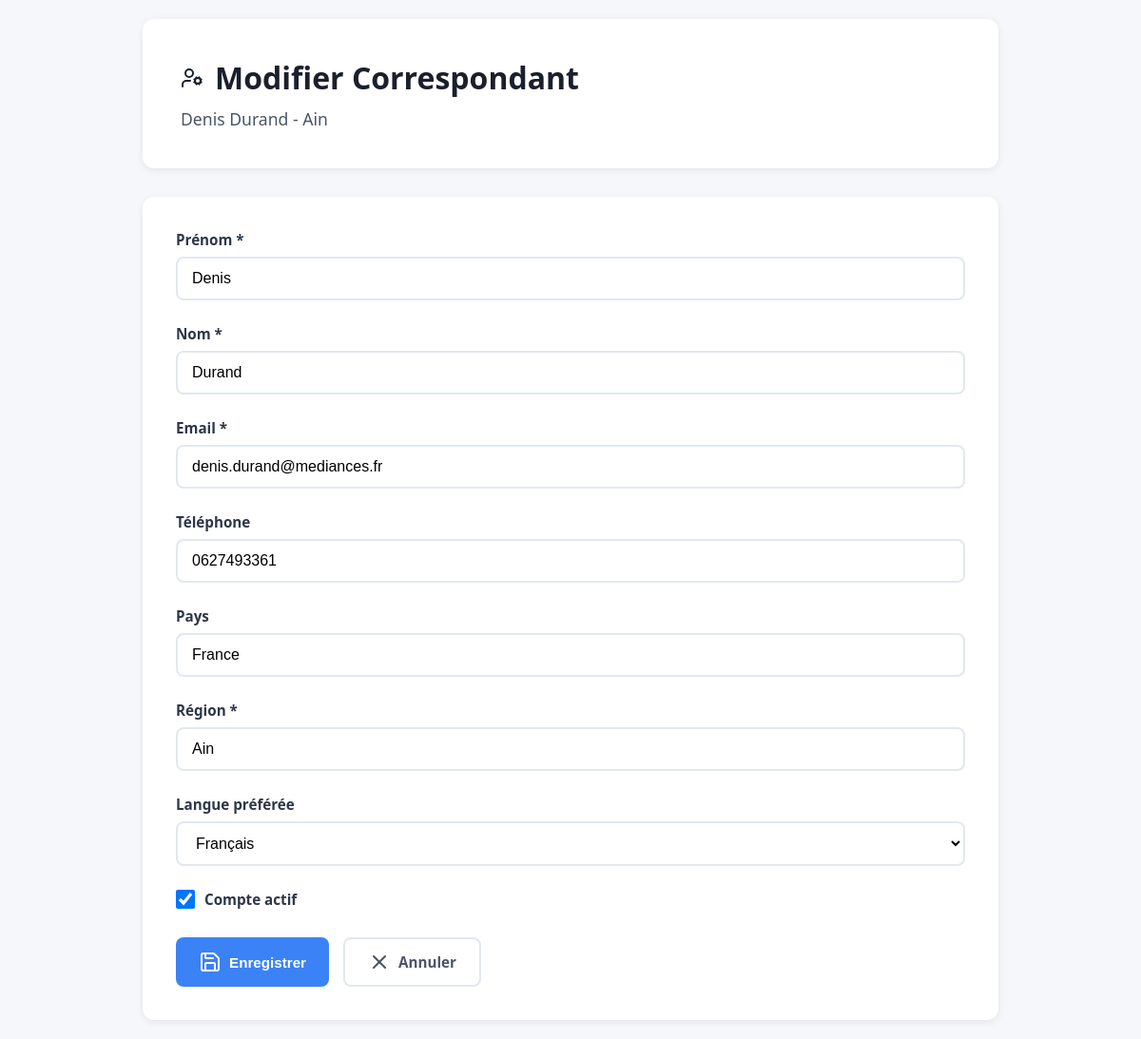
The page /admin/fixer/1/edit on the database its author committed.
### models.py (models this page shows, shortened)
class Fixer(Base):
    __tablename__ = 'fixers'
    id = Column(Integer, primary_key=True)
    nom = Column(String(100))
    prenom = Column(String(100))
    email = Column(String(200), unique=True)
    telephone = Column(String(50))
    telephone_2 = Column(String(50))
    societe = Column(String(200))
    fonction = Column(String(100))
    site_web = Column(String(255))
    numero_siret = Column(String(50))
    adresse_1 = Column(String(255))
    adresse_2 = Column(String(255))
    code_postal = Column(String(20))
    ville = Column(String(100))
    pays = Column(String(100))
    region = Column(String(200))
    photo_profil_url = Column(String(500))
    bio = Column(Text)
    specialites = Column(Text)
    langues_parlees = Column(String(255))
    langue_preferee = Column(String(10), default='FR')  # FR, GB, ITAL, ESP
    token_unique = Column(String(8), unique=True)
    lien_personnel = Column(String(500))
    actif = Column(Boolean, default=True)
    notes_internes = Column(Text)
    created_at = Column(DateTime, default=datetime.now)
    updated_at = Column(DateTime, default=datetime.now, onupdate=datetime.now)

### app.py (the view, shortened to what this page needs)
@app.route('/admin/fixer/<int:id>/edit', methods=['GET', 'POST'])
def admin_edit_fixer(id):
    from models import Fixer
    session = get_session(engine)
    try:
        fixer = session.query(Fixer).filter_by(id=id).first()
        if not fixer:
            return "Fixer non trouvé", 404
        return render_template('admin_fixer_edit.html', fixer=fixer)
    finally:
        session.close()

### models.py (called while the page is built)
def get_session(engine):
    Session = sessionmaker(bind=engine)
    return Session()

### templates/admin_fixer_edit.html (shortened to what this page needs)
<!DOCTYPE html>
<html lang="fr">
<head>
</head>
<body>
    <div class="container">
        <div class="header">
            <h1><i data-lucide="user-cog"></i> Modifier Correspondant</h1>
            <p class="subtitle">{{ fixer.prenom }} {{ fixer.nom }} - {{ fixer.region }}</p>
        </div>
        <div class="card">
            <form method="POST">
                <div class="form-group">
                    <label for="prenom">Prénom *</label>
                    <input type="text" id="prenom" name="prenom" value="{{ fixer.prenom }}" required>
                </div>
                <div class="form-group">
                    <label for="nom">Nom *</label>
                    <input type="text" id="nom" name="nom" value="{{ fixer.nom }}" required>
                </div>
                <div class="form-group">
                    <label for="email">Email *</label>
                    <input type="email" id="email" name="email" value="{{ fixer.email }}" required>
                </div>
                <div class="form-group">
                    <label for="telephone">Téléphone</label>
                    <input type="tel" id="telephone" name="telephone" value="{{ fixer.telephone or '' }}">
                </div>
                <div class="form-group">
                    <label for="pays">Pays</label>
                    <input type="text" id="pays" name="pays" value="{{ fixer.pays or '' }}">
                </div>
                <div class="form-group">
                    <label for="region">Région *</label>
                    <input type="text" id="region" name="region" value="{{ fixer.region }}" required>
                </div>
                <div class="form-group">
                    <label for="langue_preferee">Langue préférée</label>
                    <select id="langue_preferee" name="langue_preferee">
                        <option value="FR" {% if fixer.langue_preferee == 'FR' %}selected{% endif %}>Français</option>
                    </select>
                </div>
                <div class="form-group">
                    <div class="checkbox-group">
                        <input type="checkbox" id="actif" name="actif" {% if fixer.actif %}checked{% endif %}>
                        <label for="actif" style="margin-bottom: 0;">Compte actif</label>
                    </div>
                </div>
                <div class="actions">
                    <button type="submit" class="btn btn-primary">
                        <i data-lucide="save"></i> Enregistrer
                    </button>
                    <a href="/admin/fixers" class="btn btn-secondary">
                        <i data-lucide="x"></i> Annuler
                    </a>
                </div>
            </form>
        </div>
    </div>
</body>
</html>

### templates/admin_fixer_edit.html (style rules this page uses)
* { margin: 0; padding: 0; box-sizing: border-box; }
body { font-family: 'Segoe UI', Tahoma, Geneva, Verdana, sans-serif; background: #f5f7fa; min-height: 100vh; padding: 20px; color: #2d3748; }
.container { max-width: 900px; margin: 0 auto; }
.header { background: white; border-radius: 12px; padding: 40px; margin-bottom: 30px; box-shadow: 0 2px 8px rgba(0,0,0,0.08); }
.header h1 { color: #1a202c; font-size: 2rem; font-weight: 700; margin-bottom: 10px; display: flex; align-items: center; gap: 12px; }
.header .subtitle { color: #4a5568; font-size: 1.1rem; }
.card { background: white; border-radius: 12px; padding: 35px; box-shadow: 0 2px 8px rgba(0,0,0,0.08); }
.form-group { margin-bottom: 25px; }
label { display: block; color: #2d3748; font-weight: 600; margin-bottom: 8px; font-size: 0.95rem; }
input[type="text"], input[type="email"], input[type="tel"], select { width: 100%; padding: 12px 15px; border: 2px solid #e2e8f0; border-radius: 8px; font-size: 1rem; transition: border-color 0.3s ease; background: white; }
.checkbox-group { display: flex; align-items: center; gap: 10px; }
.checkbox-group input[type="checkbox"] { width: 20px; height: 20px; cursor: pointer; }
.actions { display: flex; gap: 15px; margin-top: 30px; }
.btn { padding: 12px 24px; border: none; border-radius: 8px; font-size: 0.95rem; cursor: pointer; transition: all 0.2s ease; font-weight: 600; text-decoration: none; display: inline-flex; align-items: center; gap: 8px; }
.btn-primary { background: #3b82f6; color: white; }
.btn-secondary { background: white; color: #4a5568; border: 2px solid #e2e8f0; }

### rows shown on the page
Fixer: prenom "Denis", nom "Durand", region "Ain", email "denis.durand@mediances.fr", telephone "0627493361", pays "France", langue_preferee "Français", actif "☑"
